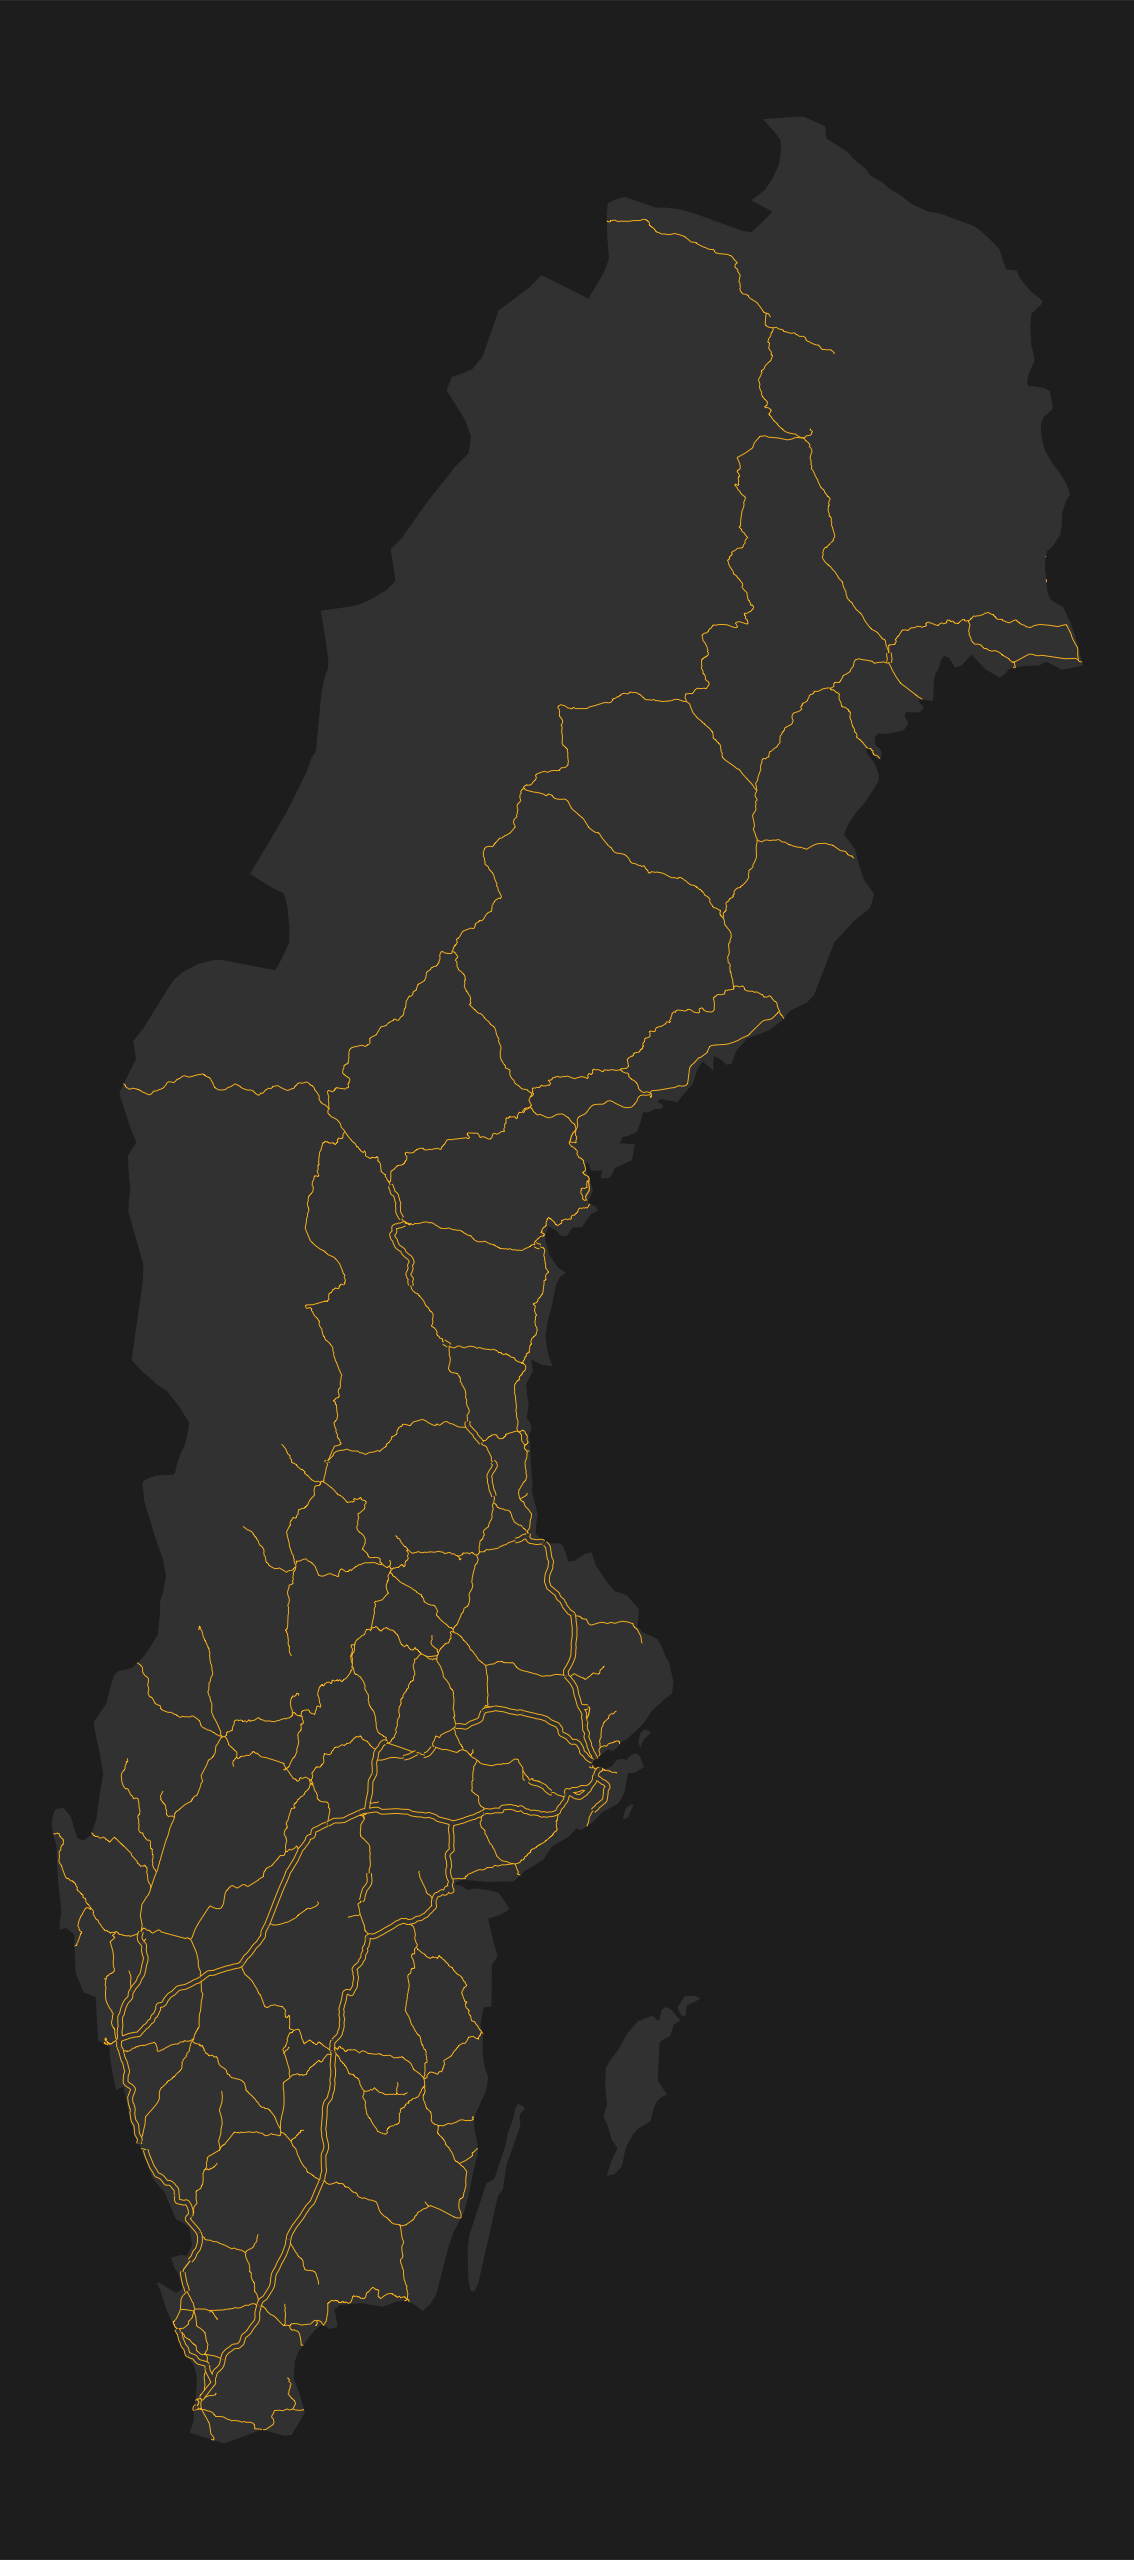

Recreate this plot in R.
library(sf)
library(tidyverse)
library(janitor)
library(maps)
library(sfheaders)


sweden <- map_data(map = "world") %>% 
  filter(region == "Sweden") %>% 
  sf_polygon(x = "long", y = "lat", polygon_id = "subregion" , keep = TRUE) %>% 
  st_set_crs(4326)

railroads <- read_sf(here::here("2020", "data", "sve_1milj_Sweref_99_TM_shape", "svk", "riks", "jl_riks.shp"), options = "ENCODING=WINDOWS-1252") %>% 
  clean_names() %>% 
  st_transform(4326) %>% 
  mutate(
    track_size = case_when(
      str_detect(kategori, "enkel") ~ 0.1,
      str_detect(kategori, "dubbel") ~ 0.6,
      TRUE ~ 0.125
    )
  )

railroads <- st_intersection(sweden, railroads)

ggplot(railroads) +
  geom_sf(data = sweden, fill = "grey25", color = NA) +
  geom_sf(aes(size = track_size), color = "goldenrod1") +
	geom_sf(data = subset(railroads, track_size == 0.6), size = 0.4, color = "grey25") +
  scale_size_identity() +
  theme_void() +
	theme(
	  plot.background = element_rect(fill = "grey15", color = NA)
	) +
  ggsave(here::here("2020", "15-network", "15-network.png"), dpi = 320, height = 8, width = 3.546)
